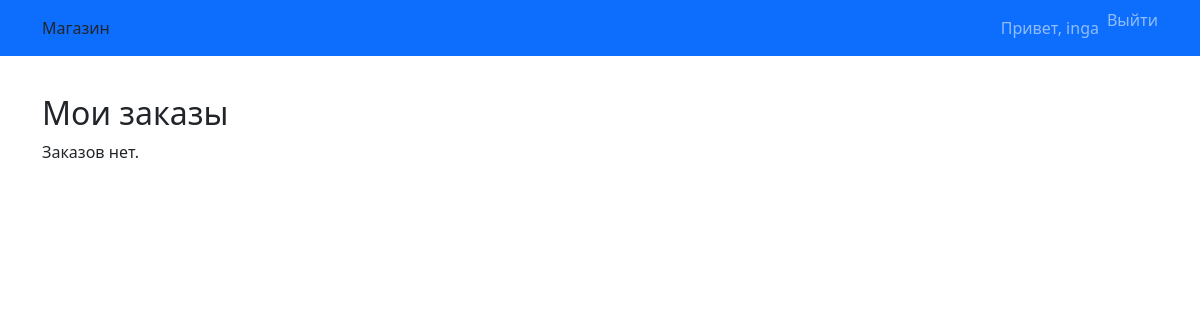
Before: /account/ (signed in) with the older database file.
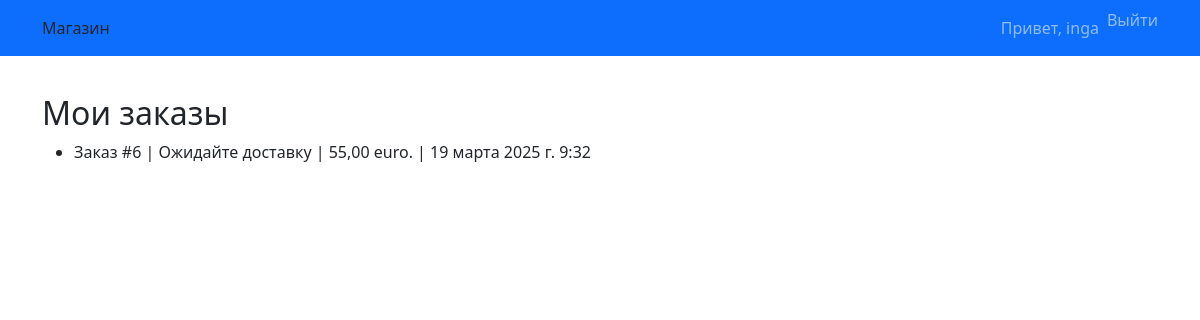
After: the same page with the newer database file.
### shop/models.py (models this page shows, shortened)
class Order(models.Model):
    STATUS_CHOICES = [
        ('pending', 'Ожидайте доставку'),
        ('confirmed', 'Подтверждён'),
        ('canceled', 'Отменён'),
        ('delivered', 'Доставлен'),
    ]
    SHIPPING_CHOICES = [
        ('pickup', 'Самовывоз'),
        ('courier', 'Курьер'),
        ('digital', 'Цифровая доставка'),
    ]
    user = models.ForeignKey(User, on_delete=models.CASCADE)
    total_price = models.DecimalField(max_digits=10, decimal_places=2)
    status = models.CharField(max_length=50, choices=STATUS_CHOICES, default='pending')
    shipping_method = models.CharField(max_length=50, choices=SHIPPING_CHOICES, default='pickup')
    created_at = models.DateTimeField(auto_now_add=True)

### shop/views.py (the view)
# urls.py: path('account/', account, name='account'),
@login_required
def account(request):
    orders = Order.objects.filter(user=request.user).order_by('-created_at')
    return render(request, 'account.html', {'orders': orders})

### shop/templates/account.html
{% extends 'base.html' %}
{% block content %}
<h2>Мои заказы</h2>
{% if orders %}
<ul>
{% for o in orders %}
  <li>Заказ #{{ o.id }} | {{ o.get_status_display }} | {{ o.total_price }} euro. | {{ o.created_at }}</li>
{% endfor %}
</ul>
{% else %}
<p>Заказов нет.</p>
{% endif %}
{% endblock %}

Changed rows visible on the page:
added Order: id "6", status "Ожидайте доставку", total_price "55,00", created_at "19 марта 2025 г. 9:32"
Other visible differences:
text no longer shown: "Заказов нет."
